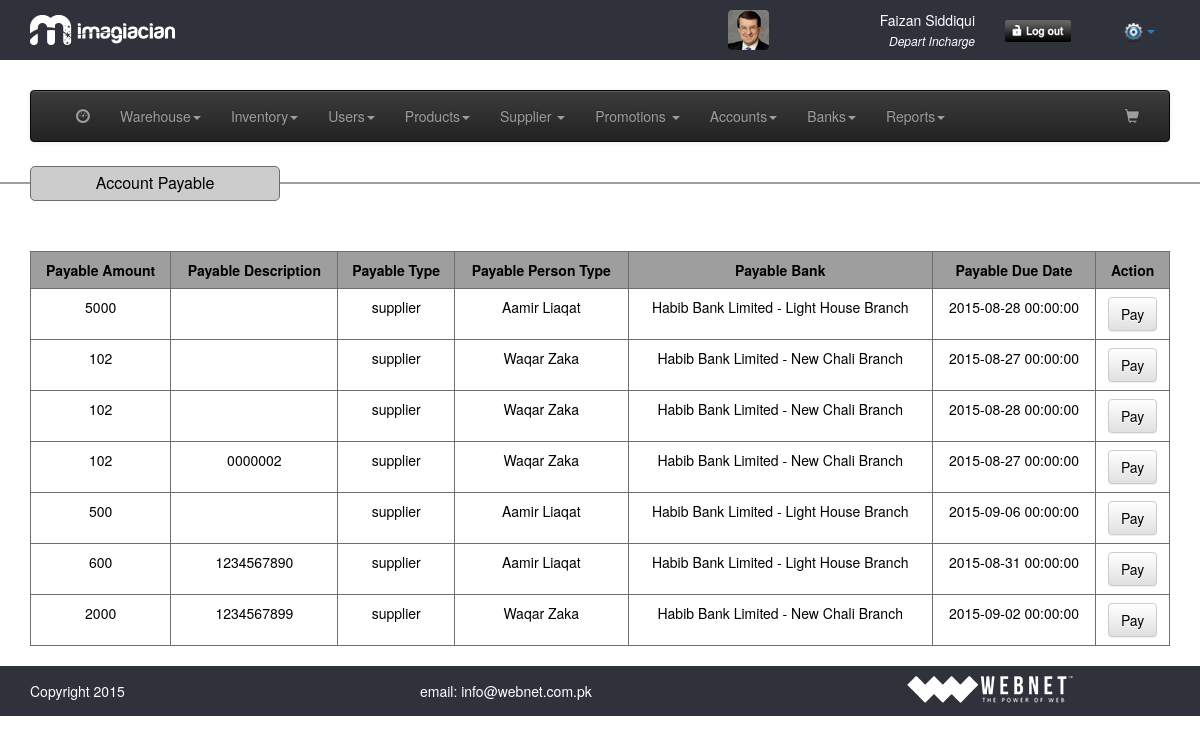
The app's page /view_payable.php (signed in), older data.
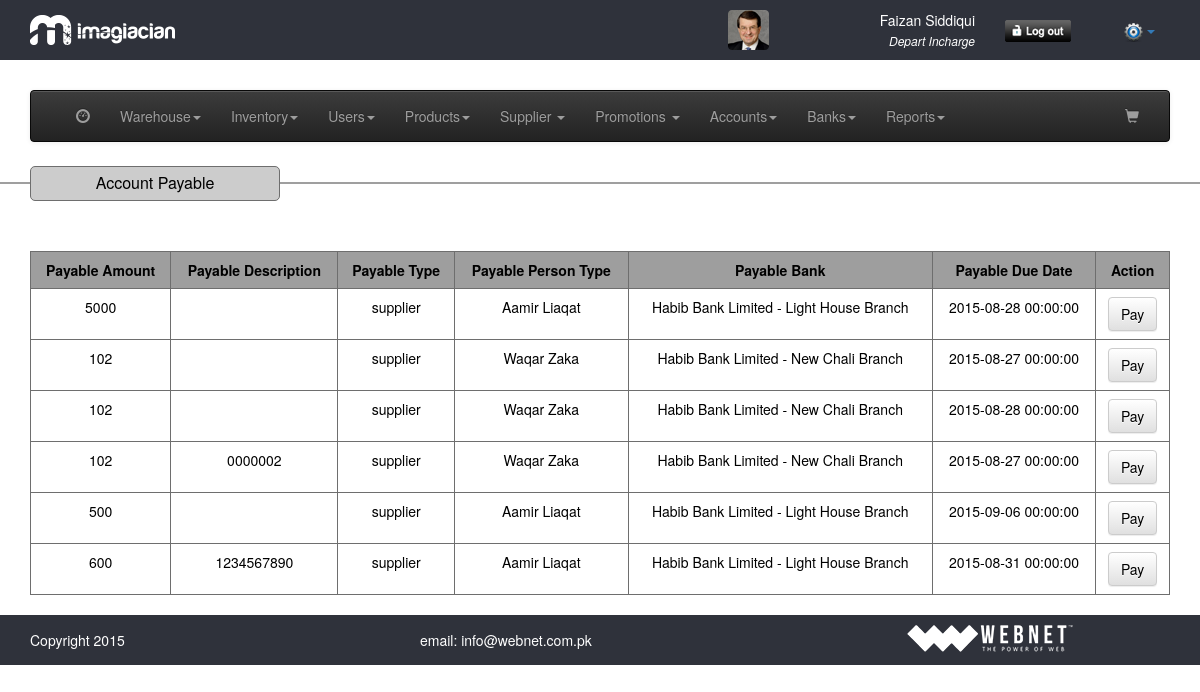
The same page, newer data.
### tables this page shows
CREATE TABLE IF NOT EXISTS `accounts_payable_receviable` (
  `pr_id` int(11) NOT NULL,
  `pr_amount` float NOT NULL,
  `pr_description` text NOT NULL,
  `pr_account` varchar(64) NOT NULL,
  `pr_account_type` varchar(128) NOT NULL,
  `pr_bank` int(11) NOT NULL,
  `pr_date` varchar(32) NOT NULL,
  `pr_due_date` varchar(32) NOT NULL,
  `pr_type` varchar(32) NOT NULL,
  `pr_status` int(11) NOT NULL,
  `pr_timestamp` timestamp NOT NULL DEFAULT CURRENT_TIMESTAMP
);

CREATE TABLE IF NOT EXISTS `supplier` (
  `sup_id` int(11) NOT NULL,
  `sup_name` varchar(64) NOT NULL,
  `sup_email` varchar(64) NOT NULL,
  `sup_phone` varchar(64) NOT NULL,
  `sup_address` mediumtext NOT NULL,
  `sup_city` varchar(64) NOT NULL,
  `sup_datetime` timestamp NOT NULL DEFAULT CURRENT_TIMESTAMP
);

CREATE TABLE IF NOT EXISTS `banks` (
  `bank_id` int(11) NOT NULL,
  `bank_name` varchar(264) NOT NULL,
  `bank_address` varchar(264) NOT NULL,
  `bank_branch` varchar(264) NOT NULL,
  `bank_account_no` varchar(264) NOT NULL,
  `bank_br_code` varchar(264) NOT NULL,
  `bank_ibn_no` varchar(264) NOT NULL,
  `bank_account_type` varchar(264) NOT NULL,
  `bank_account_title` varchar(264) NOT NULL,
  `bank_opening_balance` varchar(264) NOT NULL,
  `bank_timestamp` timestamp NOT NULL DEFAULT CURRENT_TIMESTAMP
);

### common/class.database.php (called while the page is built, shortened)
<?php
class Database {
    public $_DB;
    public $_query;
    public $_where = array();
    public $_select = array();
    public $_action;
    public $_table;
    public $_joins = array();
    public $_force_select_all = false;
    public function __construct() {
        try {
            $this->_DB = new PDO('mysql:host=' . DB_HOST . ';dbname=' . DB_NAME, DB_USER, DB_PASS);
            $this->_DB->setAttribute(PDO::ATTR_ERRMODE, PDO::ERRMODE_EXCEPTION);
        } catch (PDOException $e) {
            echo 'ERROR: ' . $e->getMessage();
        }
    }
    public function where($column_name, $value, $operator = '=') {
        $this->_where[$column_name] = array();
        $this->_where[$column_name][] = $value;
        $this->_where[$column_name][] = $operator;
    }
    public function query($query) {
        try {
            $this->_query = $this->_DB->prepare(filter_var($query, FILTER_SANITIZE_STRING));
            $this->bind_results();
            $this->_query->execute();
            $this->_where = array();
            $this->_select = array();
            $this->_joins = array();
        } catch (PDOException $e) {
            $er = $e->errorInfo;
            echo '<p style="font-family:arial; background:#F00; position:absolute; z-index:10000; color:#FFF; padding:5px;">ERROR: ' . $er[2] . '</p>';
        }
    }
    public function bind_results() {
        if (!empty($this->_where)) {
            $ci = 0;
            foreach ($this->_where as $c => $value) {
                $ci++;
                if (is_array($value[0])) {
                    foreach ($value[0] as $rkey => $rvalue) {
                        $this->_query->bindValue(':' . $c.($ci+$rkey), $rvalue, $this->get_type($rvalue));
                    }
                }else{
                    $this->_query->bindValue(':' . $c.$ci, $value[0], $this->get_type($value[0]));
                }
            }
        }
    }
    public function get_type($value) {
        if (is_int($value)) {
            $param = PDO::PARAM_INT;
        } elseif (is_bool($value)) {
            $param = PDO::PARAM_BOOL;
        } elseif (is_null($value)) {
            $param = PDO::PARAM_NULL;
        } elseif (is_string($value)) {
            $param = PDO::PARAM_STR;
        } else {
            $param = FALSE;
        }
        return $param;
    }
    public function join($table_name, $override_name, $join_type = 'INNER JOIN', $match, $select = NULL) {
        $this->_joins[] = $join_type . ' ' . $table_name . ' AS ' . $override_name . ' ON ' . $match;
    }
    public function build_query() {
        $query = $this->_action;
        if ($this->_action == 'SELECT') {
            if (!empty($this->_select)) {
                if ($this->_force_select_all == true) {
                    $query .= ' *,';
                }
                foreach ($this->_select as $column_name => $name) {
                    $query .=' ' . $column_name . ' as ' . $name . ', ';
                }
            } else {
                $query .= ' *';
            }
            $query = rtrim($query, ', ');
        }
        if ($this->_action != 'UPDATE' && $this->_action != 'INSERT') {
            $query .= ' FROM ';
        }
        $query .= $this->_table;
        if (!empty($this->_joins)) {
            $query .= ' ';
            $query .= implode(' ', $this->_joins);
        }
        if (!empty($this->_where)) {
            $query .= ' WHERE ';
            $columns = array();
            $ci = 0;
            foreach ($this->_where as $c => $v) {
                $cn = $c;
                $ci++;
                if ($v[1] == 'BETWEEN') {
                    $columns[] = $cn . ' ' . $v[1] . ' :' . $c.$ci . ' and :' . $c.($ci+1);
                }else{
                    $columns[] = $cn . ' ' . $v[1] . ' :' . $c.$ci;
                }
            }
            $query .= implode(' AND ', $columns);
        }
        $this->query($query);
    }
    public function all_results($fetch_type = PDO::FETCH_OBJ) {
        return $this->_query->fetchAll($fetch_type);
    }
    public function from($table_name, $num_rows = NULL) {
        $this->_action = 'SELECT';
        $this->_table = $table_name;
        $this->build_query();
    }
}

### classes/class.accounts.php (called while the page is built, shortened)
<?php
class accounts extends database
{
	function __construct()
	{
		$this->payable_receviable = 'accounts_payable_receviable';
	}
	public function get_payable_receviable_report($account = NULL, $account_type = NULL, $to_date = NULL, $from_date = NULL, $type = NULL, $status = NULL, $bank = NULL)
	{
		$this->from($this->payable_receviable);
		return $this->all_results();
	}
}
 ?>

### view_payable.php (the view, shortened to what the changed rows need)
<?php require_once 'header.php'; ?>
<section>
	<div class="container">
		<div class="row">
			<div class="col-md-12">
				<?php
				$accounts = new accounts();
				$results = $accounts->get_payable_receviable_report($account = NULL, $account_type = NULL, $to_date = NULL, $from_date = NULL, $type = 'payable', $status = 0);
				if ($results) {
				?>
				<table border="1" cellpadding="5" cellspacing="0" class="table table-hover tableView">
					<tr>
						<th>Payable Amount</th>
						<th>Payable Description</th>
						<th>Payable Type</th>
						<th>Payable Person Type</th>
						<th>Payable Bank</th>
						<th>Payable Due Date</th>
						<th>Action</th>
					</tr>
						<?php
						foreach($results as $res){ ?>
						<tr>
						<td><?php echo $res->pr_amount; ?></td>
						<td><?php echo $res->pr_description; ?></td>
						<td><?php echo $res->pr_account; ?></td>
						<td><?php echo $res->sup_name; ?></td>
						<td><?php echo $res->bank_name.' - '. $res->bank_branch;?></td>
						<td><?php echo $res->pr_due_date; ?></td>
						<td><a href="#" class="btn btn-default">Pay</a></td>
						</tr>
						<?php
						}
						?>
				</table>
				<?php
				}else{
					echo 'Error';
				}
				?>
			</div>
</section>
<?php require_once 'footer.php'; ?>

Row changes from the older to the newer data that the page shows:
removed accounts_payable_receviable: pr_amount "2000", pr_description "1234567899", pr_account "supplier", supplier.sup_name "Waqar Zaka", banks.bank_name "Habib Bank Limited", banks.bank_branch "New Chali Branch", pr_due_date "2015-09-02 00:00:00"
